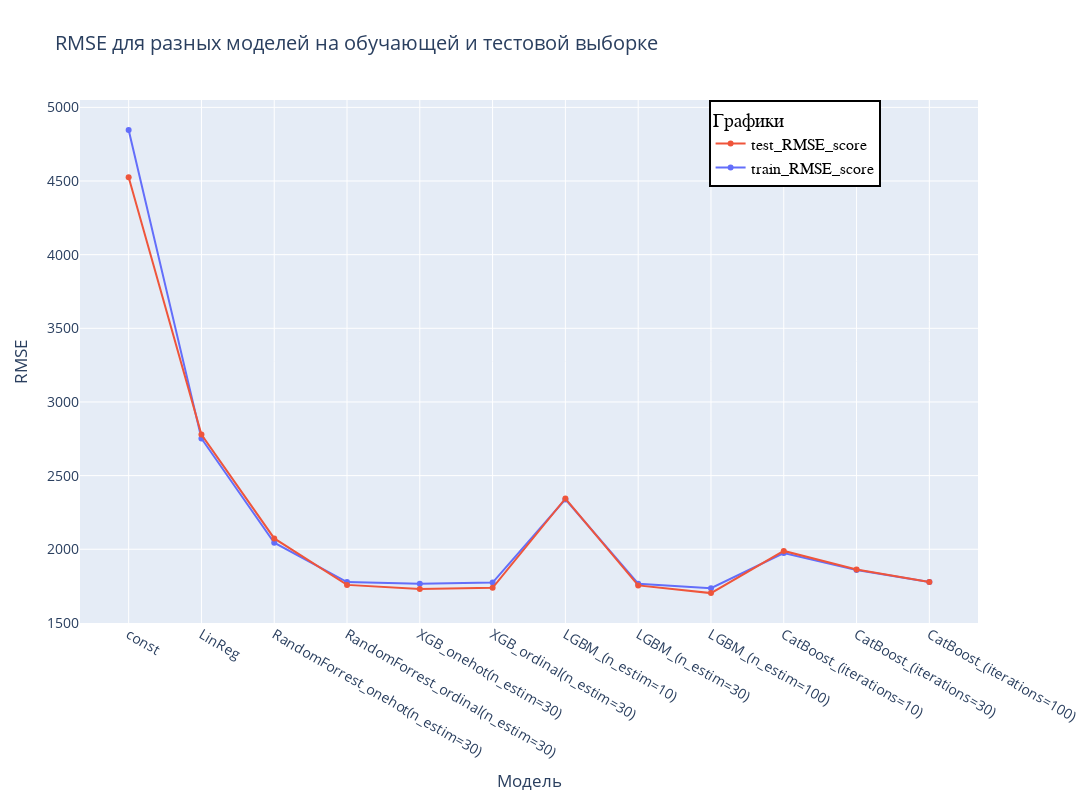

Notebook cell for this chart:
### Markdown cell above
Также отобразим на графике

### Code cell
# Create traces
fig = go.Figure()
fig.add_trace(go.Scatter(x=list(models_analysis.index), y=models_analysis['train_RMSE_score'],
                    mode='lines+markers', name='train_RMSE_score'))
fig.add_trace(go.Scatter(x=list(models_analysis.index), y=models_analysis['test_RMSE_score'],
                    mode='lines+markers', name='test_RMSE_score'))

fig.update_layout(
    width = 1400, height = 800,
    title="RMSE для разных моделей на обучающей и тестовой выборке",
    xaxis_title="Модель",
    yaxis_title="RMSE",
    legend_title="Графики",
    font=dict(
        #family="Courier New, monospace",
        #color="RebeccaPurple",
        size=14),
    legend=dict(
        x=0.7, y=1, traceorder="reversed",
        #title_font_family="Times New Roman",
        font=dict(family="Courier", size=16, color="black"),
        #bgcolor="LightSteelBlue",
        bordercolor="Black",
        borderwidth=2)
    )

fig.show()

### Figure 1 — Plotly figure (JSON) as saved in the notebook; plotly's stock layout.template omitted (floating-point values rounded to 4 significant figures)
{"data": [{"mode": "lines+markers", "name": "train_RMSE_score", "type": "scatter", "x": ["const", "LinReg", "RandomForrest_onehot(n_estim=30)", "RandomForrest_ordinal(n_estim=30)", "XGB_onehot(n_estim=30)", "XGB_ordinal(n_estim=30)", "LGBM_(n_estim=10)", "LGBM_(n_estim=30)", "LGBM_(n_estim=100)", "CatBoost_(iterations=10)", "CatBoost_(iterations=30)", "CatBoost_(iterations=100)"], "y": [4847.0, 2752.0, 2044.0, 1777.0, 1766.0, 1774.0, 2338.0, 1766.0, 1735.0, 1975.0, 1858.0, 1778.0]}, {"mode": "lines+markers", "name": "test_RMSE_score", "type": "scatter", "x": ["const", "LinReg", "RandomForrest_onehot(n_estim=30)", "RandomForrest_ordinal(n_estim=30)", "XGB_onehot(n_estim=30)", "XGB_ordinal(n_estim=30)", "LGBM_(n_estim=10)", "LGBM_(n_estim=30)", "LGBM_(n_estim=100)", "CatBoost_(iterations=10)", "CatBoost_(iterations=30)", "CatBoost_(iterations=100)"], "y": [4526.0, 2779.0, 2074.0, 1758.0, 1730.0, 1738.0, 2345.0, 1755.0, 1702.0, 1989.0, 1862.0, 1778.0]}], "layout": {"font": {"size": 14}, "height": 800, "legend": {"bordercolor": "Black", "borderwidth": 2, "font": {"color": "black", "family": "Courier", "size": 16}, "title": {"text": "Графики"}, "traceorder": "reversed", "x": 0.7, "y": 1}, "title": {"text": "RMSE для разных моделей на обучающей и тестовой выборке"}, "width": 1400, "xaxis": {"title": {"text": "Модель"}}, "yaxis": {"title": {"text": "RMSE"}}}}
